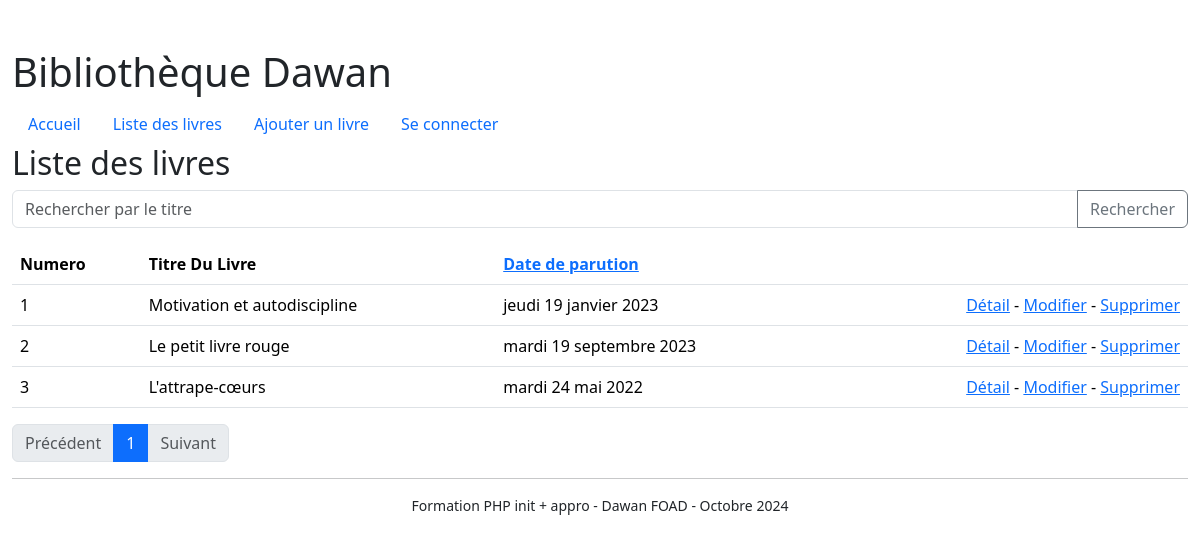
Screenshot of /bibliotheque/livre/index.php with the database file from the repository.
### tables this page shows
CREATE TABLE IF NOT EXISTS `livre` (
  `id` int NOT NULL AUTO_INCREMENT,
  `titre` varchar(50) NOT NULL,
  `resume` text,
  `date_parution` date DEFAULT NULL,
  PRIMARY KEY (`id`)
);

### helper/session.php (called while the page is built, shortened)
<?php
function has_user_connect(): bool
{
    return array_key_exists(USER, $_SESSION) && !empty($_SESSION[USER]);
}

### helper/request.php (called while the page is built, shortened)
<?php
function query($key, $default = null)
{
    return  $default;
}

### bibliotheque/livre/index.php (the view, shortened to what this page needs)
<?php
require_once '../../helper/request.php';
$query = query('q');
$sort = query('sort', "asc");
$page = query('page', 1);
$results_per_page = 3;
$offset = ($page - 1) * $results_per_page;
$c = connection();
$sql = "SELECT id, titre, date_parution FROM livre";
$sql .= " LIMIT $results_per_page OFFSET $offset";
$result = mysqli_query($c, $sql);
$livres = mysqli_fetch_all($result, MYSQLI_ASSOC);
$count_sql = "SELECT COUNT(*) AS total FROM livre";
$count_result = mysqli_query($c, $count_sql);
$total_livres = mysqli_fetch_assoc($count_result)['total'];
$total_pages = ceil($total_livres / $results_per_page);
$fmt = datefmt_create('fr_FR', IntlDateFormatter::FULL, IntlDateFormatter::NONE);
require '../header.php';
?>
<h2>Liste des livres</h2>
<form method="get" action="<?php echo $_SERVER['PHP_SELF']; ?>">
    <div class="input-group mb-3">
        <input
        type="search" name="q" class="form-control" aria-label="Rechercher par le titre" placeholder="Rechercher par le titre" value="<?php echo $query; ?>"/>
        <button class="btn btn-outline-secondary">Rechercher</button>
    </div>
</form>
<table class="table">
    <thead>
        <tr>
            <th>Numero</th>
            <th>Titre Du Livre</th>
            <th>
                <a href="<?php echo $_SERVER['PHP_SELF']; ?>?<?php echo http_build_query(array_merge($_GET, ['field' => 'date_parution', 'sort' => $sort === 'asc' ? 'desc' : 'asc'])); ?>">
                    Date de parution
                </a>
            </th>
            <th></th>
        </tr>
    </thead>
    <tbody>
        <?php if ($livres): ?>
            <?php foreach ($livres as $livre): ?>
                    <tr>
                        <td><?php echo htmlentities($livre['id']); ?></td>
                        <td><?php echo htmlentities($livre['titre']); ?></td>
                        <td><?php echo $livre['date_parution'] != null ? datefmt_format($fmt, date_create($livre['date_parution'])) : '-'; ?></td>
                        <td class="text-end">
                            <a href="/bibliotheque/livre/detail.php?id=<?php echo $livre['id'] ?>">Détail</a>
                            -
                            <a href="/bibliotheque/livre/modifier.php?id=<?php echo $livre['id'] ?>">Modifier</a>
                            -
                            <a href="/bibliotheque/livre/supprimer.php?id=<?php echo $livre['id'] ?>">Supprimer</a>
                        </td>
                    </tr>
            <?php endforeach; ?>
        <?php else: ?>
            <tr>
                <td colspan="4" class="text-center">Aucun livre</td>
            </tr>
        <?php endif; ?>
    </tbody>
</table>
<nav aria-label="Pagination">
    <ul class="pagination">
        <li class="page-item <?php if ($page <= 1) echo 'disabled'; ?>">
            <a class="page-link" href="<?php echo $_SERVER['PHP_SELF']; ?>?<?php echo http_build_query(array_merge($_GET, ['page' => $page - 1])); ?>">Précédent</a>
        </li>
        <?php for ($i = 1; $i <= $total_pages; $i++): ?>
            <li class="page-item <?php if ($i == $page) echo 'active'; ?>">
                <a class="page-link" href="<?php echo $_SERVER['PHP_SELF']; ?>?<?php echo http_build_query(array_merge($_GET, ['page' => $i])); ?>"><?php echo $i; ?></a>
            </li>
        <?php endfor; ?>
        <li class="page-item <?php if ($page >= $total_pages) echo 'disabled'; ?>">
            <a class="page-link" href="<?php echo $_SERVER['PHP_SELF']; ?>?<?php echo http_build_query(array_merge($_GET, ['page' => $page + 1])); ?>">Suivant</a>
        </li>
    </ul>
</nav>
<?php require '../footer.php'; ?>

### bibliotheque/header.php (shortened to what this page needs)
<?php require_once __DIR__.'/../helper/session.php' ?>
<!doctype html>
<html lang="fr">
<head>
    <link href="https://cdn.jsdelivr.net/npm/bootstrap@5.3.1/dist/css/bootstrap.min.css" rel="stylesheet"
/>
</head>
<body class="d-flex flex-column h-100">
<div class="container-fluid">
    <header class="pt-5">
        <h1>Bibliothèque Dawan</h1>
    </header>
    <nav class="nav nav-expand-lg">
        <a href="/bibliotheque/index.php" class="nav-link">Accueil</a>
        <a href="/bibliotheque/livre/index.php" class="nav-link">Liste des livres</a>
        <a href="/bibliotheque/livre/ajouter.php" class="nav-link">Ajouter un livre</a>
        <?php if(!has_user_connect()): ?>
            <a href="/bibliotheque/connexion.php" class="nav-link">Se connecter</a>
        <?php endif; ?>
    </nav>
    <main>

### bibliotheque/footer.php
    </main>
    <footer class="mt-3">
        <hr/>
        <p class="small text-center">Formation PHP init + appro - Dawan FOAD - Octobre 2024</p>
    </footer>
</div>
</body>
</html>

### rows the page displays
livre: id "1", titre "Motivation et autodiscipline", date_parution "jeudi 19 janvier 2023"
livre: id "2", titre "Le petit livre rouge", date_parution "mardi 19 septembre 2023"
livre: id "3", titre "L'attrape-cœurs", date_parution "mardi 24 mai 2022"
